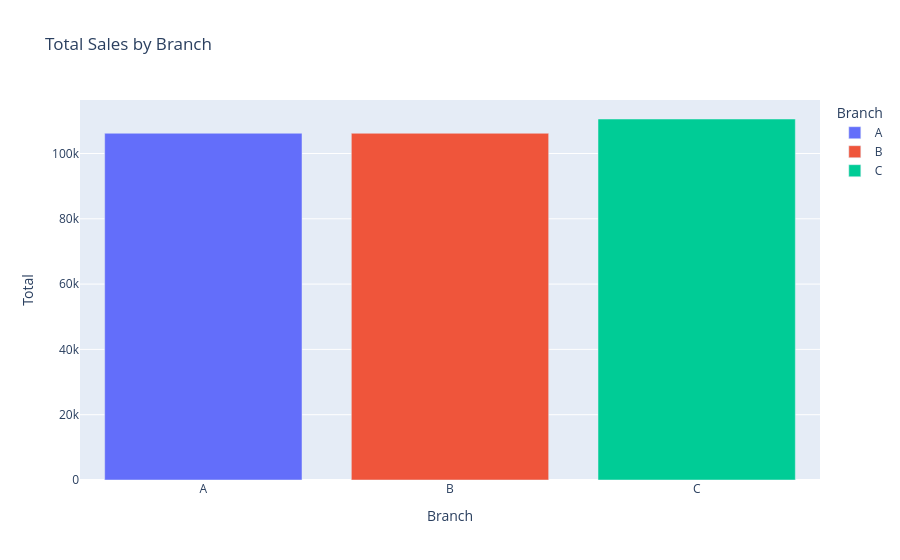

Notebook source saved alongside this figure:
### Code cell
import plotly.express as px
branch_sales = data.groupby('Branch')['Total'].sum().reset_index()
fig = px.bar(branch_sales, x='Branch', y='Total', title='Total Sales by Branch', color='Branch')
fig.show()

### Figure 1 — Plotly figure (JSON) as saved in the notebook; plotly's stock layout.template omitted (floating-point values rounded to 4 significant figures)
{"data": [{"hovertemplate": "Branch=%{x}<br>Total=%{y}<extra></extra>", "legendgroup": "A", "marker": {"color": "#636efa", "pattern": {"shape": ""}}, "name": "A", "orientation": "v", "showlegend": true, "textposition": "auto", "type": "bar", "x": ["A"], "xaxis": "x", "y": [106200.0], "yaxis": "y"}, {"hovertemplate": "Branch=%{x}<br>Total=%{y}<extra></extra>", "legendgroup": "B", "marker": {"color": "#EF553B", "pattern": {"shape": ""}}, "name": "B", "orientation": "v", "showlegend": true, "textposition": "auto", "type": "bar", "x": ["B"], "xaxis": "x", "y": [106200.0], "yaxis": "y"}, {"hovertemplate": "Branch=%{x}<br>Total=%{y}<extra></extra>", "legendgroup": "C", "marker": {"color": "#00cc96", "pattern": {"shape": ""}}, "name": "C", "orientation": "v", "showlegend": true, "textposition": "auto", "type": "bar", "x": ["C"], "xaxis": "x", "y": [110600.0], "yaxis": "y"}], "layout": {"barmode": "relative", "legend": {"title": {"text": "Branch"}, "tracegroupgap": 0}, "title": {"text": "Total Sales by Branch"}, "xaxis": {"anchor": "y", "categoryarray": ["A", "B", "C"], "categoryorder": "array", "domain": [0, 1], "title": {"text": "Branch"}}, "yaxis": {"anchor": "x", "domain": [0, 1], "title": {"text": "Total"}}}}
